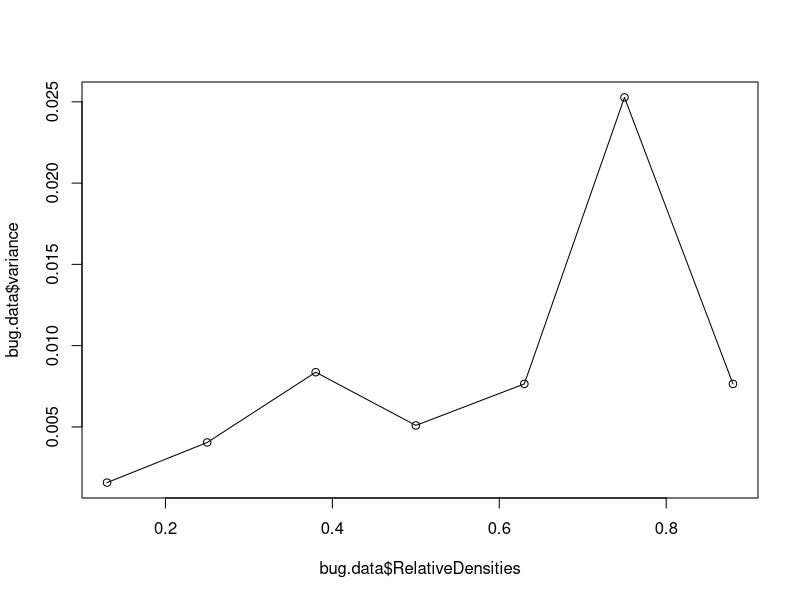
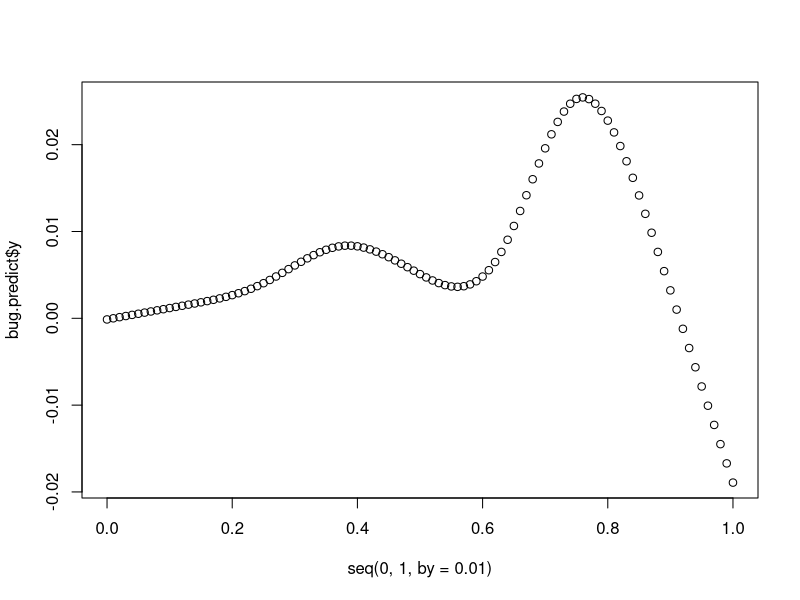
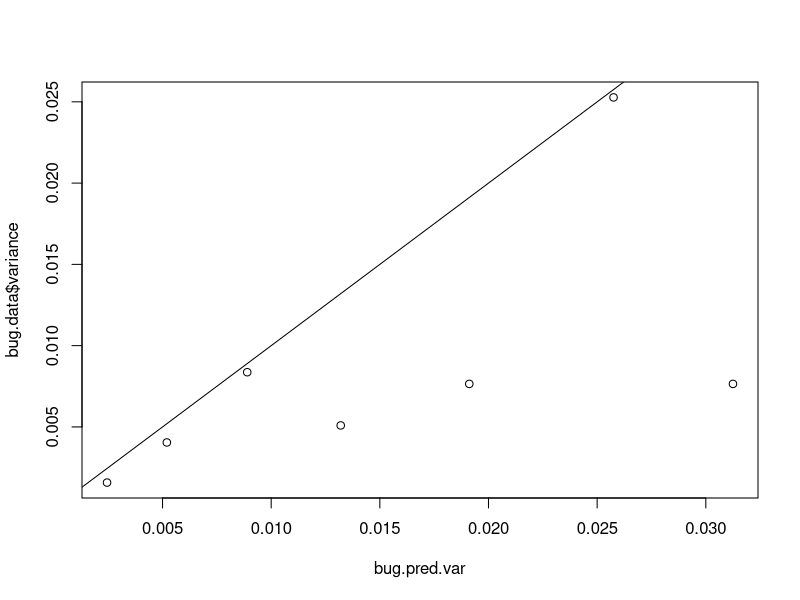

Recreate these plots in R, in order.
### pulling data from Flinn1985Hemiptera

### set working directory

setwd('D:/Documents/Data/SwitchingAndIndVar/DataFromGraphs/')

### load libraries

library(dplyr)

### load data

bug.data <- read.csv('Flinn1985Hemiptera.csv')

# first column name weird again

colnames(bug.data)[1] <- 'RelativeDensities'

### relative preference is 0.12

### convert standard errors to variances
# variance = (SE*sqrt(n))^2
# n in this study is 6

bug.data$variance <- (bug.data$StandardError * sqrt(6))^2

# now want to fit a spline to the data

bug.spline <- smooth.spline(x = bug.data$RelativeDensities, y = bug.data$variance)

plot(x = bug.data$RelativeDensities, y = bug.data$variance)
lines(x = bug.data$RelativeDensities, y = bug.spline$y)

bug.predict <- predict(bug.spline, x = seq(0, 1, by = 0.01))

plot(x = seq(0,1, by = 0.01), y = bug.predict$y)

bug.predict$x[which(bug.predict$y == max(bug.predict$y))]

### now want to try to predict the magnitude of the variance at each ratio of prey

### want to calculate p for each of the relative densities

calcp <- function(rel.pref, rel.density) {
  rel.pref*rel.density/(rel.pref*rel.density + ((1 - rel.pref) * (1 - rel.density)))
}

bug.p.est <- calcp(rel.pre = 0.12, rel.density = bug.data$RelativeDensities)

### calculate predicted variance. n here is 8 from functional response experiment

bug.pred.var <- bug.p.est*(1-bug.p.est)/8

plot(x = bug.pred.var, y = bug.data$variance)
abline(a = 0, b = 1)

### calculate confidence intervals for each variance estimate

GenCI <- function(p.vec, n.samples, n.events, n.sim) {
  
  quant.data <- matrix(nrow = length(p.vec), ncol = 3)
  
  for(j in 1:length(p.vec)){
    mat <- matrix(nrow = n.sim, ncol = n.samples)
    for(i in 1:n.sim){
      mat[i,] <- rbinom(n = n.samples, size = n.events, prob = p.vec[j])
    }
    prop.mat <- mat/n.events
    var.vec <- apply(prop.mat, 1, var)
    quant.data[j, ] <- c(p.vec[j], quantile(var.vec, probs = c(0.025, 0.975)))
  }
  quant.data
}

GenCI(p.vec = bug.p.est, n.samples = 6, n.events = 8, n.sim = 10000)














